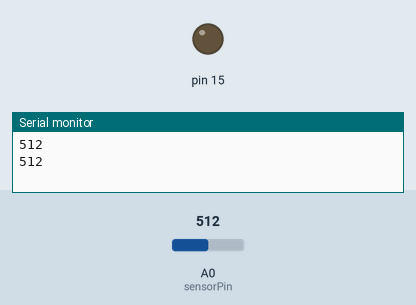
A sketch run on a simulated Arduino Uno, built with avr-gcc and run on an emulated ATmega328P. Parts: output pins drawn as LEDs (lit = HIGH), the last lines printed to the serial monitor. The inputs (shaded band) are chosen by the test bench; at power-on: A0 (sensorPin) = 512.

Above: at 1.8 s.
1.9 s: A0 (sensorPin) set to 484
At 2.5 s:
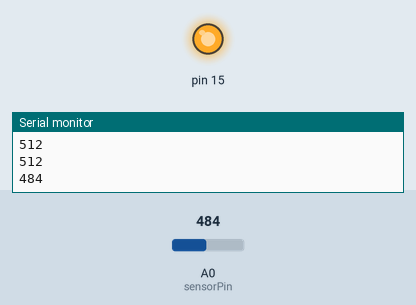
3.5 s: A0 (sensorPin) set to 510
At 5.2 s:
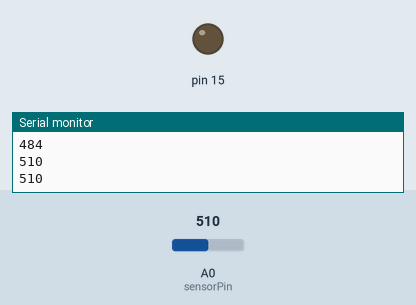
5.5 s: A0 (sensorPin) set to 490
At 6.8 s:
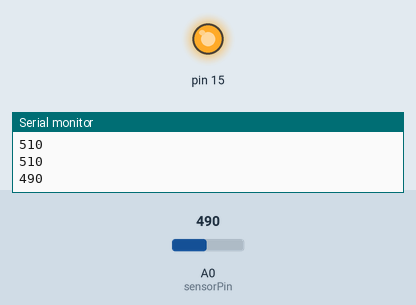
Timing chart, 0 to 8.5 s (numbered marks = the images above; inputs shaded):
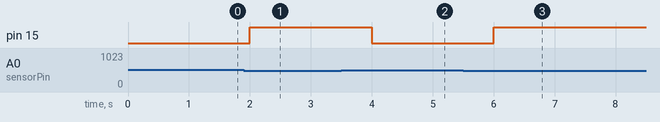

Measured:
- the behaviour switches between 501 and 500 on A0 (sensorPin) (found by bisection; images 0 and 1)
- after the input at 1.9 s, pin 15: LOW → HIGH after 0.10 s
- after the input at 3.5 s, pin 15: HIGH → LOW after 0.50 s
- after the input at 5.5 s, pin 15: LOW → HIGH after 0.50 s

The sketch:

LDR-SerialMonitor-LED15.ino
```cpp
int sensorPin = A0;    // select the input pin for LDR
int sensorValue = 0;  // variable to store the value coming from the sensor

void setup() {
  Serial.begin(9600);
  pinMode(15,OUTPUT);
}

void loop() {
  sensorValue=analogRead(sensorPin);
  Serial.println(sensorValue);
  if(sensorValue > 500)
     digitalWrite(15,LOW);
  else
     digitalWrite(15,HIGH);

  delay(1000);
}
```
